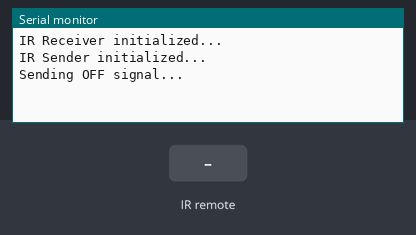
A sketch run on a simulated Arduino Uno, built with avr-gcc and run on an emulated ATmega328P. On the bench: the last lines printed to the serial monitor. The test bench sets the inputs (shaded band).

Above: at 1.2 s.
1.3 s: infrared code 0xF7C03F received
At 1.9 s:
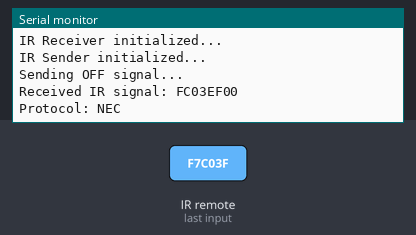
2.8 s: infrared code 0xF740BF received
At 2.96 s:
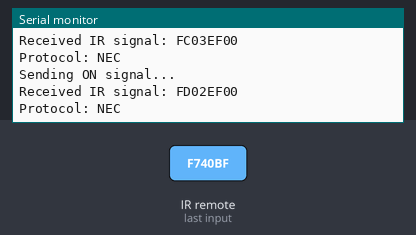
4.3 s: infrared code 0xE51A7F80 received
At 4.9 s:
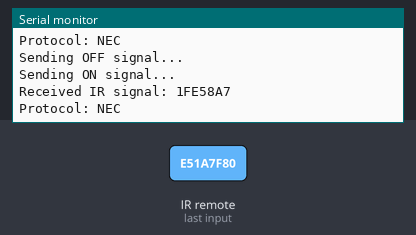
5.8 s: infrared code 0x1FE58A7 received
At 5.96 s:
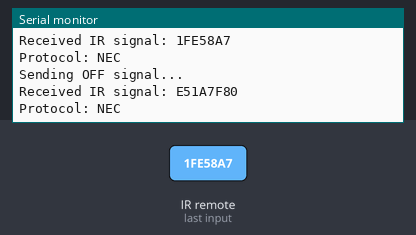

The sketch:

test.ino
```cpp
// #include <IRremote.h>

// // Pin nhận tín hiệu hồng ngoại
// int RECV_PIN = 14;
// // Pin phát tín hiệu hồng ngoại
// #define IR_SEND_PIN 2

// void setup() {
//   Serial.begin(115200);

//   // Khởi tạo bộ nhận tín hiệu hồng ngoại
//   IrReceiver.begin(RECV_PIN, ENABLE_LED_FEEDBACK);
//   Serial.println("IR Receiver initialized...");

//   // Khởi tạo bộ phát tín hiệu hồng ngoại
//   IrSender.begin(IR_SEND_PIN);
//   Serial.println("IR Sender initialized...");
// }

// void loop() {
//   // Nhận tín hiệu hồng ngoại
//   if (IrReceiver.decode()) {
//     Serial.print("Received IR signal: ");
//     Serial.println(IrReceiver.decodedIRData.decodedRawData, HEX);
//     IrReceiver.resume(); // Tiếp tục nhận tín hiệu
//   }

//   // Phát tín hiệu hồng ngoại
//   Serial.println("Sending IR signal...");
//   IrSender.sendSony(0xa90, 12); // Phát tín hiệu theo mã Sony
//   delay(500); // Thời gian chờ để tránh xung đột
// }
//========================================================================================================================================================


// #include <IRremote.h>

// // Pin nhận tín hiệu hồng ngoại
// int RECV_PIN = 14;

// // Pin phát tín hiệu hồng ngoại
// #define IR_SEND_PIN 2

// // Mã tín hiệu từ remote
// unsigned long REMOTE_ON = 0xFC03EF00;
// unsigned long REMOTE_OFF = 0xFD02EF00;

// // Biến trạng thái
// bool ledState = false;

// // Thời gian
// unsigned long lastSendTime = 0;

// void setup() {
//   Serial.begin(115200);

//   // Khởi tạo bộ nhận
//   IrReceiver.begin(RECV_PIN, ENABLE_LED_FEEDBACK);
//   Serial.println("IR Receiver initialized...");

//   // Khởi tạo bộ phát
//   IrSender.begin(IR_SEND_PIN);
//   Serial.println("IR Sender initialized...");
// }

// void loop() {
//   unsigned long currentTime = millis();

//   // Phát tín hiệu mỗi giây
//   if (currentTime - lastSendTime >= 1000) {
//     lastSendTime = currentTime;

//     if (ledState) {
//       // Gửi tín hiệu bật (ON)
//       Serial.println("Sending ON signal...");
//       IrSender.sendNEC(REMOTE_ON, 32); // Giao thức NEC, 32-bit
//     } else {
//       // Gửi tín hiệu tắt (OFF)
//       Serial.println("Sending OFF signal...");
//       IrSender.sendNEC(REMOTE_OFF, 32); // Giao thức NEC, 32-bit
//     }

//     ledState = !ledState; // Đổi trạng thái
//   }

//   // Nhận tín hiệu từ remote
//   if (IrReceiver.decode()) {
//     unsigned long receivedCode = IrReceiver.decodedIRData.decodedRawData;

//     // Hiển thị thông tin tín hiệu
//     Serial.print("Received IR signal: ");
//     Serial.println(receivedCode, HEX);

//     // Kiểm tra giao thức
//     if (IrReceiver.decodedIRData.protocol == NEC) {
//       Serial.println("Protocol: NEC");
//     } else {
//       Serial.println("Protocol: Unknown");
//       Serial.println(IrReceiver.decodedIRData.protocol);
//     }

//     IrReceiver.resume(); // Tiếp tục nhận tín hiệu
//   }
// }
//========================================================================================================================================================


// #include <IRremote.h>

// // Pin nhận tín hiệu hồng ngoại
// int RECV_PIN = 14;

// void setup() {
//   Serial.begin(115200);

//   // Khởi tạo bộ nhận
//   IrReceiver.begin(RECV_PIN, ENABLE_LED_FEEDBACK);
//   Serial.println("IR Receiver initialized...");
// }

// void loop() {
//   // Kiểm tra xem có tín hiệu hồng ngoại nào được nhận hay không
//   if (IrReceiver.decode()) {
//     Serial.println("IR signal received!");

//     // In mã tín hiệu dạng HEX
//     unsigned long receivedCode = IrReceiver.decodedIRData.decodedRawData;
//     Serial.print("Decoded HEX Code: ");
//     Serial.println(receivedCode, HEX);

//     // Kiểm tra giao thức
//     if (IrReceiver.decodedIRData.protocol == NEC) {
//       Serial.println("Protocol: NEC");
//     } else {
//       Serial.println("Protocol: Unknown");
//     }

//     // In dữ liệu RAW
//     Serial.println("Raw Data:");
//     for (uint8_t i = 1; i < IrReceiver.decodedIRData.rawDataPtr->rawlen; i++) {
//       Serial.print(IrReceiver.decodedIRData.rawDataPtr->rawbuf[i], DEC);
//       Serial.print(" ");
//     }
//     Serial.println();
//     Serial.println("---------------------------");

//     // Tiếp tục nhận tín hiệu
//     IrReceiver.resume();
//   }
// }
//========================================================================================================================================================


// #include <IRremote.h>

// // Pin nhận và phát tín hiệu hồng ngoại
// #define IR_SEND_PIN 2
// #define IR_RECV_PIN 14

// // Tín hiệu RAW đã nhận (ON/OFF)
// uint16_t rawData_ON[] = {9000, 4500, 560, 560, 560, 1690, 560, 560, 560, 560, 560, 1690, 560, 560, 560, 560, 560, 560, 560, 560, 560, 1690, 560, 560, 560, 1690, 560, 1690, 560, 1690, 560, 1690, 560, 560, 560, 1690, 560, 1690, 560, 1690, 560, 1690, 560, 1690, 560, 1690, 560, 1690, 560, 1690, 560, 560, 560, 560, 560, 560, 560, 560, 560, 560, 560, 560, 560, 560, 560, 560, 560, 560, 560, 560, 560, 560};
// uint16_t rawData_OFF[] = {9000, 4500, 560, 560, 560, 1690, 560, 560, 560, 560, 560, 1690, 560, 560, 560, 560, 560, 560, 560, 560, 560, 1690, 560, 560, 560, 1690, 560, 1690, 560, 1690, 560, 1690, 560, 560, 560, 1690, 560, 1690, 560, 1690, 560, 1690, 560, 1690, 560, 1690, 560, 1690, 560, 1690, 560, 560, 560, 560, 560, 560, 560, 560, 560, 560, 560, 560, 560, 560, 560, 560, 560, 560, 560, 560, 560, 560};

// void setup() {
//   Serial.begin(115200);

//   // Khởi tạo bộ phát
//   IrSender.begin(IR_SEND_PIN);
//   Serial.println("IR Sender initialized...");

//   // Khởi tạo bộ nhận
//   IrReceiver.begin(IR_RECV_PIN, ENABLE_LED_FEEDBACK);
//   Serial.println("IR Receiver initialized...");
// }

// void loop() {
//   // Phát tín hiệu ON
//   Serial.println("Sending ON signal...");
//   IrSender.sendRaw(rawData_ON, sizeof(rawData_ON) / sizeof(rawData_ON[0]), 38); // 38 kHz
//   delay(2000);

//   // Đọc tín hiệu phát ra
//   checkReceivedSignal();

//   // Phát tín hiệu OFF
//   Serial.println("Sending OFF signal...");
//   IrSender.sendRaw(rawData_OFF, sizeof(rawData_OFF) / sizeof(rawData_OFF[0]), 38); // 38 kHz
//   delay(2000);

//   // Đọc tín hiệu phát ra
//   checkReceivedSignal();
// }

// // Hàm kiểm tra tín hiệu đã nhận
// void checkReceivedSignal() {
//   if (IrReceiver.decode()) {
//     Serial.println("---------------------------");
//     Serial.println("IR signal received!");

//     // In mã HEX
//     if (IrReceiver.decodedIRData.decodedRawData != 0) {
//       Serial.print("Decoded HEX Code: ");
//       Serial.println(IrReceiver.decodedIRData.decodedRawData, HEX);
//     }

//     // In giao thức
//     Serial.print("Protocol: ");
//     if (IrReceiver.decodedIRData.protocol == NEC) {
//       Serial.println("NEC");
//     } else {
//       Serial.println("Unknown");
//     }

//     // In dữ liệu RAW
//     if (IrReceiver.decodedIRData.rawDataPtr != nullptr) {
//       Serial.println("Raw Data:");
//       size_t rawLength = IrReceiver.decodedIRData.rawDataPtr->rawlen; // Độ dài dữ liệu
//       for (size_t i = 1; i < rawLength; i++) {
//         uint16_t rawValue = IrReceiver.decodedIRData.rawDataPtr->rawbuf[i];
//         Serial.print(rawValue); // Giá trị nguyên bản
//         Serial.print(" ");
//       }
//       Serial.println();
//     } else {
//       Serial.println("No raw data received!");
//     }

//     Serial.println("---------------------------");
//     IrReceiver.resume(); // Tiếp tục nhận tín hiệu
//   }
// }
//========================================================================================================================================================


// #include <IRremote.h>

// // Pin nhận tín hiệu hồng ngoại
// int RECV_PIN = 14;

// void setup() {
//   Serial.begin(115200);

//   // Khởi tạo bộ nhận
//   IrReceiver.begin(RECV_PIN, ENABLE_LED_FEEDBACK);
//   Serial.println("IR Receiver initialized...");
// }

// void loop() {
//   // Kiểm tra xem có tín hiệu hồng ngoại nào được nhận hay không
//   if (IrReceiver.decode()) {
//     Serial.println("IR signal received!");

//     // In mã tín hiệu dạng HEX
//     unsigned long receivedCode = IrReceiver.decodedIRData.decodedRawData;
//     Serial.print("Decoded HEX Code: ");
//     Serial.println(receivedCode, HEX);

//     // In số bit của tín hiệu
//     Serial.print("Number of bits: ");
//     Serial.println(IrReceiver.decodedIRData.numberOfBits);

//     // Đo tần số từ tín hiệu raw
//     measureCarrierFrequency();

//     // Tiếp tục nhận tín hiệu
//     IrReceiver.resume();
//   }
// }

// // Hàm đo tần số sóng mang từ tín hiệu raw
// void measureCarrierFrequency() {
//   if (IrReceiver.decodedIRData.rawDataPtr && IrReceiver.decodedIRData.rawDataPtr->rawlen > 1) {
//     unsigned int pulseWidth = IrReceiver.decodedIRData.rawDataPtr->rawbuf[1];
//     if (pulseWidth > 0) {
//       float frequency = 1000000.0 / (pulseWidth * 2); // Tần số sóng mang
//       Serial.print("Measured Carrier Frequency: ");
//       Serial.print(frequency, 2);
//       Serial.println(" Hz");
//     } else {
//       Serial.println("Unable to measure carrier frequency.");
//     }
//   } else {
//     Serial.println("Raw data not available for carrier frequency measurement.");
//   }
// }
//========================================================================================================================================================

#include <IRremote.h>

// Pin nhận tín hiệu hồng ngoại
int RECV_PIN = 14;

// Pin phát tín hiệu hồng ngoại
#define IR_SEND_PIN 2

// Mã tín hiệu từ remote
// unsigned long REMOTE_ON = 0xFC03EF00;
// unsigned long REMOTE_OFF = 0xFD02EF00;
unsigned long REMOTE_ON = 0xF7C03F; // Mã rút gọn
unsigned long REMOTE_OFF = 0xF740BF; // Mã rút gọn
unsigned long QUAT_ON_OFF = 0xE51A7F80;
unsigned long QUAT_ENCODE = 0x1FE58A7;

// Biến trạng thái
bool ledState = false;

// Thời gian
unsigned long lastSendTime = 0;

void setup() {
  Serial.begin(115200);

  // Khởi tạo bộ nhận
  IrReceiver.begin(RECV_PIN, ENABLE_LED_FEEDBACK);
  Serial.println("IR Receiver initialized...");

  // Khởi tạo bộ phát
  IrSender.begin(IR_SEND_PIN);
  Serial.println("IR Sender initialized...");
}

void loop() {
  unsigned long currentTime = millis();

  if (currentTime - lastSendTime >= 1000) {
    lastSendTime = currentTime;

    if (ledState) {
      Serial.println("Sending ON signal...");
      IrSender.sendNEC(REMOTE_ON, 32); // Gửi mã nhận được từ remote gốc
    } else {
      Serial.println("Sending OFF signal...");
      IrSender.sendNEC(REMOTE_OFF, 32);
    }

    ledState = !ledState;
  }

  // Nhận tín hiệu từ remote
  if (IrReceiver.decode()) {
    unsigned long receivedCode = IrReceiver.decodedIRData.decodedRawData;

    // Hiển thị thông tin tín hiệu
    Serial.print("Received IR signal: ");
    Serial.println(receivedCode, HEX);

    // Kiểm tra giao thức
    if (IrReceiver.decodedIRData.protocol == NEC) {
      Serial.println("Protocol: NEC");
    } else {
      Serial.println("Protocol: Unknown");
      Serial.println(IrReceiver.decodedIRData.protocol);
    }

    IrReceiver.resume(); // Tiếp tục nhận tín hiệu
  }
}
```

Measured:
- after the input at 1.3 s, the serial monitor: prints a new line at once (image 1)
- after the input at 2.8 s, the serial monitor: prints a new line at once (image 2)
- after the input at 4.3 s, the serial monitor: prints a new line at once (image 3)
- after the input at 5.8 s, the serial monitor: prints a new line at once (image 4)
